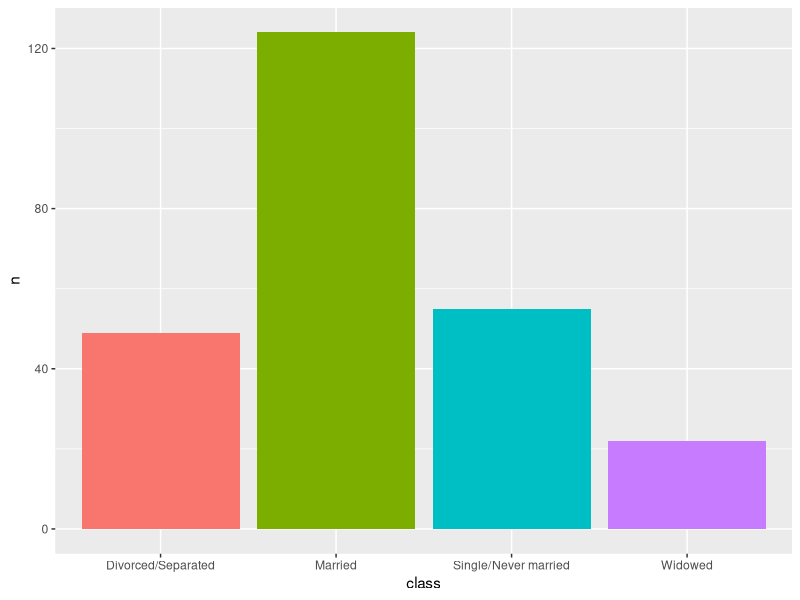

R code for this plot: (Note: this script raises an error after producing the figure.)
## ---- chunk 1
knitr::opts_chunk$set(echo = FALSE)
suppressMessages(suppressWarnings(library(ggplot2)))
suppressMessages(suppressWarnings(library(knitr)))
suppressMessages(suppressWarnings(library(magrittr)))
pd_text <- "This image was produced by Steve Simon and is placed in the public domain. You are welcome to use this image any way you see fit. An acknowledgement would be appreciated, but is not required."
initiate_image <- function() {
  fn <- opts_current$get("label")
  png(filename=paste0("../images/r/", fn, ".png"))
  return(fn)
}
finalize_image <- function() {
  quiet <- dev.off()
  write(pd_text, file=paste0("../images/r/", fn, ".txt"))
}
  
## ---- chunk 2
labs <- c("Divorced/Separated", "Married", "Single/Never married", "Widowed")
marital_status <- data.frame(
  class=labs,
  n=c(49, 124, 55, 22),
  prop=c(19.6, 49.6, 22.0, 8.8)
)
fn <- initiate_image()
ggplot(marital_status, aes(x=class, y=n, fill=class)) +
  geom_col(fill=c("#F8766D", "#7CAE00", "#00BFC4", "#C77CFF")) -> bar_chart1
plot(bar_chart1)
finalize_image()
## ---- chunk 3
fn <- initiate_image()
ggplot(marital_status, aes(x="", y=n, fill=class)) +
  geom_col() -> bar_chart2
plot(bar_chart2)
finalize_image()
## ---- chunk 4
fn <- initiate_image()
ggplot(marital_status, aes(x = "", y = n, fill = class)) +
  geom_col() +
  coord_polar("y", start = 0) +
  theme_void() -> pie_chart
plot(pie_chart)
finalize_image()
## ---- chunk 5
fn <- initiate_image()
bar_chart1 +
  geom_segment(
    x=1.5, y=49, xend=2.5, yend=49, 
    color="darkred", size=2, 
    arrow=arrow())
finalize_image()
## ---- chunk 6
fn <- initiate_image()
bar_chart2 +
  geom_segment(
    x=1.3, xend=1.3, y=201, yend=250, 
    size=2, color="darkred",
    arrow=arrow(ends="both")) +
  geom_segment(
    x=1.3, xend=1.3, y=22, yend=77, 
    size=2, color="darkred",
    arrow=arrow(ends="both"))
finalize_image()
## ---- chunk 7
fn <- initiate_image()
pie_chart +
  geom_segment(
    x=1, xend=1, y=22, yend=77, 
    size=2, color="darkred",
    arrow=arrow(ends="both")) +
  geom_segment(
    x=1, xend=1, y=201, yend=250,
    size=2, color="darkred",
    arrow=arrow(ends="both"))
finalize_image()
## ---- chunk 8
fn <- initiate_image()
pie_chart +
  geom_segment(
    x=1, xend=1, y=22, yend=77,
    size=2, color="darkred",
    arrow=arrow(ends="both")) +
  geom_text(
    x=1.1, y=45, hjust=0,
    label="~90 degrees", 
    size=4, col="darkred"
  )
finalize_image()
## ---- chunk 9
fn <- initiate_image()
bar_chart2 +
  geom_segment(
    x=1.3, xend=1.3, y=22, yend=77, 
    size=2, color="darkred",
    arrow=arrow(ends="both"))
finalize_image()
## ---- chunk 10
fn <- initiate_image()
bar_chart1 + 
  geom_text(x=3, y=27, label="??", size=20, color="darkred")
finalize_image()
## ---- chunk 11
re_ordered_marital_status <- data.frame(
  re_ordered_class=factor(c(3, 2, 1, 4), labels=labs[c(3, 2, 1, 4)]),
  n=c(55, 124, 49, 22),
  prop=c(19.6, 49.6, 22.0, 8.8)
)
fn <- initiate_image()
ggplot(re_ordered_marital_status, aes(x=re_ordered_class, y=prop, fill=re_ordered_class)) +
  geom_col(fill=c("#00BFC4", "#7CAE00", "#F8766D", "#C77CFF")) -> bar_chart3
plot(bar_chart3)
finalize_image()
